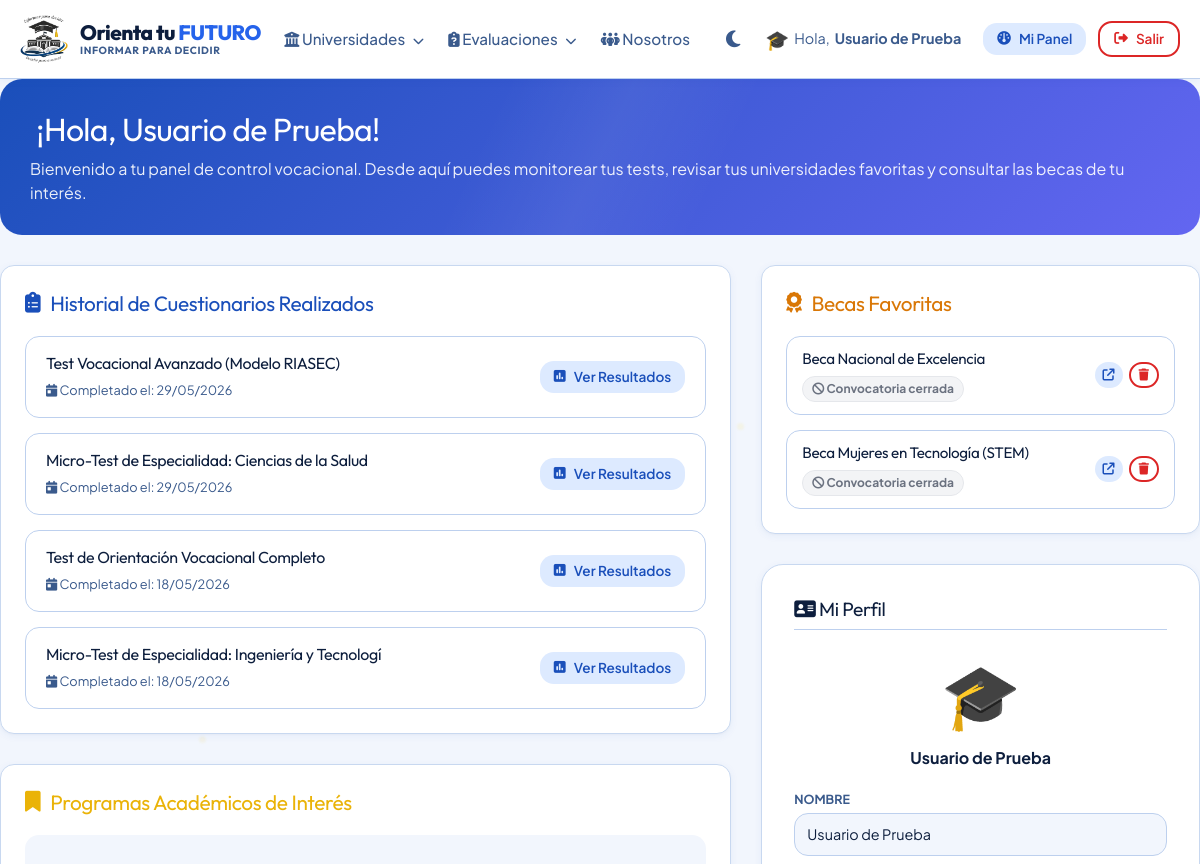
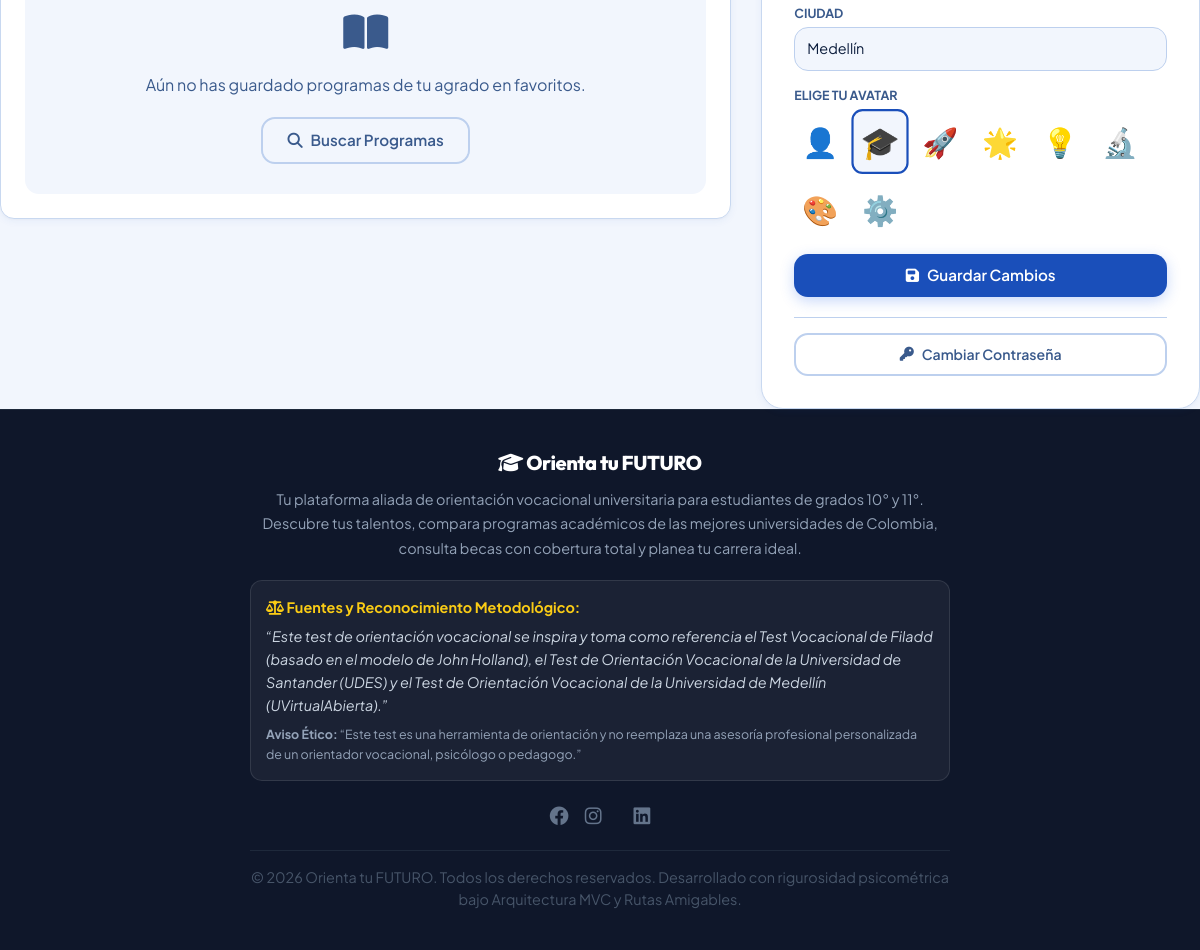
/usuarios/dashboard (signed in), run on the app's committed database (2 pictures, top to bottom).
### tables this page shows
CREATE TABLE `usuario_cuestionario` (
  `id_usuario` int(11) NOT NULL,
  `id_cuestionario` int(11) NOT NULL,
  `fecha` date DEFAULT NULL
);

CREATE TABLE `cuestionario` (
  `id_cuestionario` int(11) NOT NULL,
  `descripcion` varchar(50) NOT NULL,
  `id_area` int(11) DEFAULT NULL
);

CREATE TABLE `becas` (
  `id_becas` int(11) NOT NULL,
  `nombre_beca` varchar(100) NOT NULL,
  `campus` varchar(50) DEFAULT NULL,
  `requisitos` text DEFAULT NULL,
  `fecha_limite` date DEFAULT NULL,
  `enlace` varchar(255) DEFAULT NULL
);

### controladores/controlador_usuarios.php (called while the page is built, shortened)
<?php
include_once "modelos/usuario.php";
class ControladorUsuarios {
    public function dashboard() {
        $id_usuario = $_SESSION['usuario']['id'];
        include_once "modelos/cuestionario.php";
        include_once "modelos/universidad.php";
        $ciudades = Universidad::obtenerCiudades();
        $programas     = Usuario::obtenerProgramasGuardados($id_usuario);
        $becas         = Usuario::obtenerBecasGuardadas($id_usuario);
        $cuestionarios = Cuestionario::obtenerCuestionariosRealizados($id_usuario);
        include_once "vistas/usuarios/dashboard.php";
    }
}
?>

### index.php (called while the page is built, shortened)
<?php
include_once("vistas/plantilla.php");
?>

### modelos/cuestionario.php (called while the page is built, shortened)
<?php
class Cuestionario {
    public static function obtenerCuestionariosRealizados($id_usuario) {
        $db = baseDatos::crearInstancia();
        $sql = "SELECT uc.*, c.descripcion, a.nombre as area_nombre
                FROM usuario_cuestionario uc
                JOIN cuestionario c ON uc.id_cuestionario = c.id_cuestionario
                LEFT JOIN areas a ON c.id_area = a.id_areas
                WHERE uc.id_usuario = ?
                ORDER BY uc.fecha DESC";
        $consulta = $db->prepare($sql);
        $consulta->execute([$id_usuario]);
        return $consulta->fetchAll();
    }
}
?>

### modelos/usuario.php (called while the page is built, shortened)
<?php
class Usuario {
    public static function obtenerProgramasGuardados($id_usuario) {
        $db = baseDatos::crearInstancia();
        $sql = "SELECT p.*, u.nombre as universidad_nombre, u.ciudad as universidad_ciudad
                FROM usuario_programa up
                JOIN programas_academicos p ON up.id_programa = p.id_programa
                JOIN universidades u ON p.id_universidad = u.id_universidad
                WHERE up.id_usuario = ?";
        $consulta = $db->prepare($sql);
        $consulta->execute([$id_usuario]);
        return $consulta->fetchAll();
    }
    public static function obtenerBecasGuardadas($id_usuario) {
        $db = baseDatos::crearInstancia();
        $sql = "SELECT b.* FROM usuario_becas ub
                JOIN becas b ON ub.id_beca = b.id_becas
                WHERE ub.id_usuario = ?";
        $consulta = $db->prepare($sql);
        $consulta->execute([$id_usuario]);
        return $consulta->fetchAll();
    }
}
?>

### modelos/universidad.php (called while the page is built, shortened)
<?php
class Universidad {
    public static function obtenerCiudades() {
        $db = baseDatos::crearInstancia();
        $sql = "SELECT DISTINCT ciudad FROM universidades WHERE ciudad IS NOT NULL AND ciudad != '' ORDER BY ciudad ASC";
        $consulta = $db->query($sql);
        return $consulta->fetchAll(PDO::FETCH_COLUMN);
    }
}
?>

### vistas/usuarios/dashboard.php (the view, shortened to what this page needs)
<?php
$url_base = defined('URL_BASE') ? constant('URL_BASE') : '';
?>
<div class="dashboard-welcome">
    <h2><i class="fa-solid fa-sparkles"></i> ¡Hola, <?php echo htmlspecialchars($_SESSION['usuario']['nombre']); ?>!</h2>
    <p>Bienvenido a tu panel de control vocacional. Desde aquí puedes monitorear tus tests, revisar tus universidades favoritas y consultar las becas de tu interés.</p>
</div>
<div class="dashboard-grid">
    <div>
        <div class="card" style="margin-bottom: 30px;">
            <h3 class="section-title" style="color: var(--primary);">
                <i class="fa-solid fa-clipboard-list"></i> Historial de Cuestionarios Realizados
            </h3>
            <?php if (count($cuestionarios) === 0): ?>
                <div style="text-align: center; padding: 30px; background-color: var(--bg-main); border-radius: var(--radius-md);">
                    <div style="font-size: 2.5rem; color: var(--text-secondary); margin-bottom: 12px;">
                        <i class="fa-solid fa-circle-question"></i>
                    </div>
                    <p style="color: var(--text-secondary); margin-bottom: 20px;">Aún no has resuelto ningún test de orientación vocacional.</p>
                    <a href="<?php echo $url_base; ?>cuestionarios/inicio" class="btn btn-primary">
                        <i class="fa-solid fa-play"></i> Realizar mi Primer Test
                    </a>
                </div>
            <?php else: ?>
                <div class="dashboard-list">
                    <?php foreach ($cuestionarios as $cuest): ?>
                        <div class="list-item-fav">
                            <div>
                                <h4 style="margin-bottom: 4px;"><?php echo htmlspecialchars($cuest['descripcion']); ?></h4>
                                <small style="color: var(--text-secondary);">
                                    <i class="fa-solid fa-calendar-day"></i> Completado el: <?php echo date("d/m/Y", strtotime($cuest['fecha'])); ?>
                                </small>
                            </div>
                            <div>
                                <a href="<?php echo $url_base; ?>cuestionarios/resultado?id=<?php echo $cuest['id_cuestionario']; ?>" class="btn btn-secondary" style="padding: 6px 14px; font-size: 0.85rem;">
                                    <i class="fa-solid fa-square-poll-vertical"></i> Ver Resultados
                                </a>
                            </div>
                        </div>
                    <?php endforeach; ?>
                </div>
            <?php endif; ?>
        </div>
        <div class="card">
            <h3 class="section-title" style="color: var(--accent);">
                <i class="fa-solid fa-bookmark"></i> Programas Académicos de Interés
            </h3>
            <?php if (count($programas) === 0): ?>
                <div style="text-align: center; padding: 30px; background-color: var(--bg-main); border-radius: var(--radius-md);">
                    <div style="font-size: 2.5rem; color: var(--text-secondary); margin-bottom: 12px;">
                        <i class="fa-solid fa-book-open"></i>
                    </div>
                    <p style="color: var(--text-secondary); margin-bottom: 20px;">Aún no has guardado programas de tu agrado en favoritos.</p>
                    <a href="<?php echo $url_base; ?>programas/inicio" class="btn btn-outline">
                        <i class="fa-solid fa-magnifying-glass"></i> Buscar Programas
                    </a>
                </div>
            <?php endif; ?>
        </div>
    </div>
    <div>
        <div class="card" style="margin-bottom: 30px;">
            <h3 class="section-title" style="color: var(--warning);">
                <i class="fa-solid fa-award"></i> Becas Favoritas
            </h3>
            <?php if (count($becas) === 0): ?>
                <div style="text-align: center; padding: 20px; background-color: var(--bg-main); border-radius: var(--radius-md);">
                    <p style="color: var(--text-secondary); font-size: 0.9rem; margin-bottom: 15px;">No has marcado becas en tu portafolio.</p>
                    <a href="<?php echo $url_base; ?>becas/inicio" class="btn btn-outline" style="padding: 6px 14px; font-size: 0.85rem;">
                        <i class="fa-solid fa-magnifying-glass"></i> Consultar Becas
                    </a>
                </div>
            <?php else: ?>
                <div class="dashboard-list">
                    <?php foreach ($becas as $beca): ?>
                        <?php
                            $dias = (int)floor((strtotime($beca['fecha_limite']) - time()) / 86400);
                            if ($dias < 0) {
                                $badge_style = 'background:#f3f4f6; color:#6b7280; border:1px solid #e5e7eb;';
                                $badge_text = '<i class="fa-solid fa-ban"></i> Convocatoria cerrada';
                            } elseif ($dias < 15) {
                                $badge_style = 'background:#fee2e2; color:#dc2626; border:1px solid #fca5a5;';
                                $badge_text = '<i class="fa-solid fa-triangle-exclamation"></i> ¡Quedan ' . $dias . ' día(s)!';
                            } elseif ($dias < 30) {
                                $badge_style = 'background:#fef9c3; color:#854d0e; border:1px solid #fde047;';
                                $badge_text = '<i class="fa-solid fa-clock"></i> Quedan ' . $dias . ' días';
                            } else {
                                $badge_style = 'background:#d1fae5; color:#065f46; border:1px solid #6ee7b7;';
                                $badge_text = '<i class="fa-solid fa-circle-check"></i> Abierta';
                            }
                        ?>
                        <div class="list-item-fav" style="padding: 12px 15px;">
                            <div>
                                <h4 style="font-size: 0.95rem; margin-bottom: 4px;"><?php echo htmlspecialchars($beca['nombre_beca']); ?></h4>
                                <span style="font-size: 0.75rem; padding: 3px 9px; border-radius: 20px; display:inline-block; margin-top:4px; font-weight:700; <?php echo $badge_style; ?>"><?php echo $badge_text; ?></span>
                            </div>
                            <div style="display: flex; gap: 6px;">
                                <a href="<?php echo $url_base; ?>becas/detalle?id=<?php echo $beca['id_becas']; ?>" style="padding: 5px 8px; font-size: 0.75rem;" class="btn btn-secondary">
                                    <i class="fa-solid fa-arrow-up-right-from-square"></i>
                                </a>
                                <a href="<?php echo $url_base; ?>usuarios/eliminarBeca?id=<?php echo $beca['id_becas']; ?>" style="padding: 5px 8px; font-size: 0.75rem; border-color: var(--danger); color: var(--danger);" class="btn btn-outline">
                                    <i class="fa-solid fa-trash"></i>
                                </a>
                            </div>
                        </div>
                    <?php endforeach; ?>
                </div>
            <?php endif; ?>
        </div>
        <div class="card-premium">
            <h3 style="font-size: 1.2rem; margin-bottom: 15px; border-bottom: 1px solid var(--border-color); padding-bottom: 8px;">
                <i class="fa-solid fa-address-card"></i> Mi Perfil
            </h3>
            <?php
            $avatares = ['av1'=>'👤','av2'=>'🎓','av3'=>'🚀','av4'=>'🌟','av5'=>'💡','av6'=>'🔬','av7'=>'🎨','av8'=>'⚙️'];
            $avatar_actual = $_SESSION['usuario']['avatar'] ?? 'av1';
            ?>
            <div style="text-align:center; margin-bottom: 20px;">
                <div style="font-size: 4rem; margin-bottom: 5px;"><?php echo $avatares[$avatar_actual] ?? '👤'; ?></div>
                <strong><?php echo htmlspecialchars($_SESSION['usuario']['nombre']); ?></strong>
            </div>
            <form action="<?php echo $url_base; ?>usuarios/actualizarPerfil" method="POST">
                <label style="font-size:0.78rem; font-weight:700; color:var(--text-secondary); text-transform:uppercase; display:block; margin-bottom:4px;">Nombre</label>
                <input type="text" name="nombre" value="<?php echo htmlspecialchars($_SESSION['usuario']['nombre']); ?>" required style="width:100%; padding:10px 12px; border:1px solid var(--border-color); border-radius:var(--radius-md); font-size:0.9rem; background:var(--bg-main); color:var(--text-primary); margin-bottom:12px;">
                <label style="font-size:0.78rem; font-weight:700; color:var(--text-secondary); text-transform:uppercase; display:block; margin-bottom:4px;">Ciudad</label>
                <select name="ciudad" style="width:100%; padding:10px 12px; border:1px solid var(--border-color); border-radius:var(--radius-md); font-size:0.9rem; background:var(--bg-main); color:var(--text-primary); margin-bottom:15px; appearance:none;">
                    <?php
                    $ciudad_actual = $_SESSION['usuario']['ciudad'] ?? '';
                    foreach ($ciudades as $c) {
                        $selected = ($ciudad_actual === $c) ? 'selected' : '';
                        echo '<option value="' . htmlspecialchars($c) . '" ' . $selected . '>' . htmlspecialchars($c) . '</option>';
                    }
                    ?>
                </select>
                <label style="font-size:0.78rem; font-weight:700; color:var(--text-secondary); text-transform:uppercase; display:block; margin-bottom:8px;">Elige tu Avatar</label>
                <div style="display:flex; flex-wrap:wrap; gap:8px; margin-bottom:15px;">
                    <?php foreach ($avatares as $key => $emoji): ?>
                        <label style="cursor:pointer;">
                            <span class="avatar-span" style="font-size:1.8rem; padding:6px; border-radius:10px; border:2px solid transparent; display:block; transition:all 0.2s;" title="<?php echo $key; ?>"><?php echo $emoji; ?></span>
                        </label>
                    <?php endforeach; ?>
                </div>
                <button type="submit" class="btn btn-primary" style="width:100%; padding:10px;">
                    <i class="fa-solid fa-floppy-disk"></i> Guardar Cambios
                </button>
            </form>
            <div style="margin-top: 20px; border-top: 1px solid var(--border-color); padding-top: 15px;">
                <button onclick="document.getElementById('pass-form').classList.toggle('hidden-form')" class="btn btn-outline" style="width:100%; font-size:0.88rem; padding:9px;">
                    <i class="fa-solid fa-key"></i> Cambiar Contraseña
                </button>
            </div>
        </div>
    </div>
</div>

### vistas/usuarios/dashboard.php (style rules this page uses)
.avatar-radio:checked + .avatar-span { border-color: var(--primary) !important; background-color: var(--bg-main); transform: scale(1.1); }

### data on the page
usuario_cuestionario: id_cuestionario.descripcion "Test Vocacional Avanzado (Modelo RIASEC)", fecha "29/05/2026"
usuario_cuestionario: id_cuestionario.descripcion "Micro-Test de Especialidad: Ciencias de la Salud", fecha "29/05/2026"
usuario_cuestionario: id_cuestionario.descripcion "Test de Orientación Vocacional Completo", fecha "18/05/2026"
usuario_cuestionario: id_cuestionario.descripcion "Micro-Test de Especialidad: Ingeniería y Tecnologí", fecha "18/05/2026"
becas: nombre_beca "Beca Nacional de Excelencia", fecha_limite "Convocatoria cerrada"
becas: nombre_beca "Beca Mujeres en Tecnología (STEM)", fecha_limite "Convocatoria cerrada"

### other printed values
$emoji "🎓"
$_SESSION['usuario']['nombre'] "Usuario de Prueba"
$avatares[$avatar_actual] "🎓"
$emoji "👤"
$emoji "🚀"
$emoji "🌟"
$emoji "💡"
$emoji "🔬"
$emoji "🎨"
$emoji "⚙️"
form field ciudad "Medellín"
